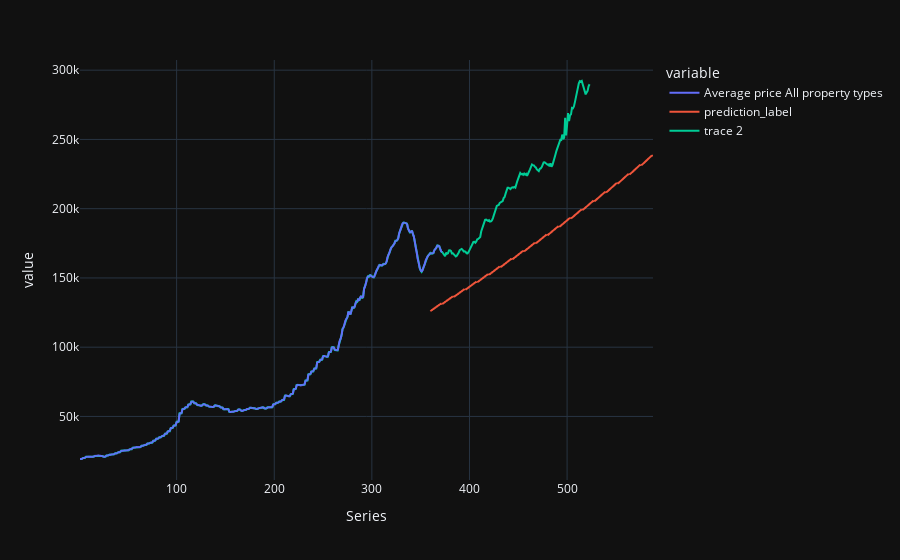

Notebook source saved alongside this figure:
### Code cell
import plotly.express as px
concat_df = pd.concat([df[df['Year'] < 2011],predictions_future], axis=0)

fig = px.line(concat_df, x=concat_df['Series'], y=["Average price All property types", "prediction_label"], template = 'plotly_dark')
fig.add_scatter(x=df['Series'], y=df['Average price All property types'])

fig.show()

### Figure 1 — Plotly figure (JSON) as saved in the notebook; plotly's stock layout.template omitted (floating-point values rounded to 4 significant figures; data arrays with more than 128 entries replaced by an {"elided": "..."} marker saying what was removed)
{"data": [{"hovertemplate": "variable=Average price All property types<br>Series=%{x}<br>value=%{y}<extra></extra>", "legendgroup": "Average price All property types", "line": {"color": "#636efa", "dash": "solid"}, "marker": {"symbol": "circle"}, "mode": "lines", "name": "Average price All property types", "showlegend": true, "type": "scattergl", "x": {"elided": "601 int values"}, "xaxis": "x", "y": {"elided": "601 int values"}, "yaxis": "y"}, {"hovertemplate": "variable=prediction_label<br>Series=%{x}<br>value=%{y}<extra></extra>", "legendgroup": "prediction_label", "line": {"color": "#EF553B", "dash": "solid"}, "marker": {"symbol": "circle"}, "mode": "lines", "name": "prediction_label", "showlegend": true, "type": "scattergl", "x": {"elided": "601 int values"}, "xaxis": "x", "y": {"elided": "601 float values"}, "yaxis": "y"}, {"type": "scatter", "x": {"elided": "523 int values"}, "y": {"elided": "523 int values"}}], "layout": {"legend": {"title": {"text": "variable"}, "tracegroupgap": 0}, "margin": {"t": 60}, "xaxis": {"anchor": "y", "domain": [0, 1], "title": {"text": "Series"}}, "yaxis": {"anchor": "x", "domain": [0, 1], "title": {"text": "value"}}}}
